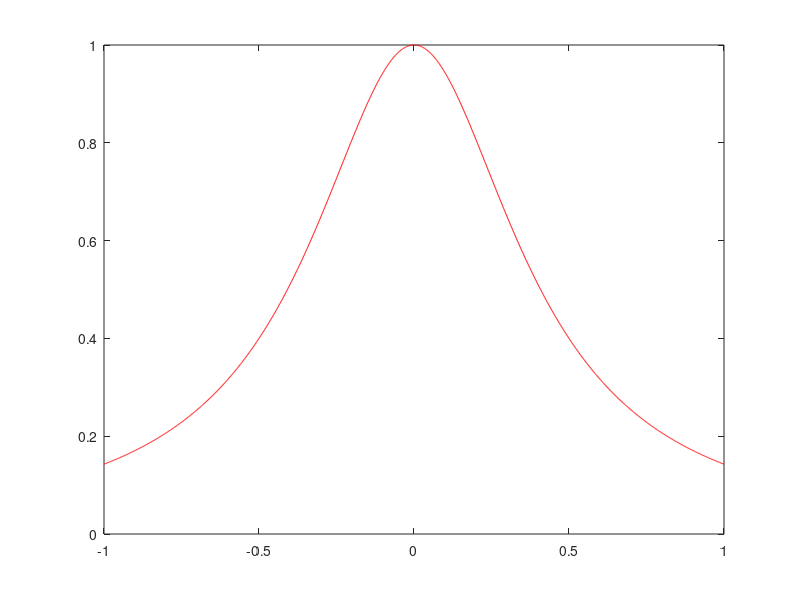

Write MATLAB code to recreate this figure. (Note: this script raises an error after producing the figure.)
n_max = 10;
t = (-1:0.001:1)';
plot(t,1./(1+6*t.^2),'r');
hold on;

for n=2:n_max
% Compute the interpolation points (Chebyshev)
x = linspace(-1,1,n)';

%compute the matrix M which contains the evaluated polynomials
alpha = zeros(n-1,1);
lambda = 2*ones(n-1+1,1);
lambda(1) = 1;
lambda(2) = 1;
beta = ones(n-1,1);

%evaluate the approximation polynomial in the following points


%evaluate the function to approximate in the interpolation points
fx = 1./(1+6*x.^2);

%calculate the function values of the evaluated points
yt = interpolate(x,fx,alpha,beta,lambda,t);
yx = interpolate(x,fx,alpha,beta,lambda,x);

% plot some characteristics
plot(t,yt,'Color',color2(n,:));
pause
end
hold off

